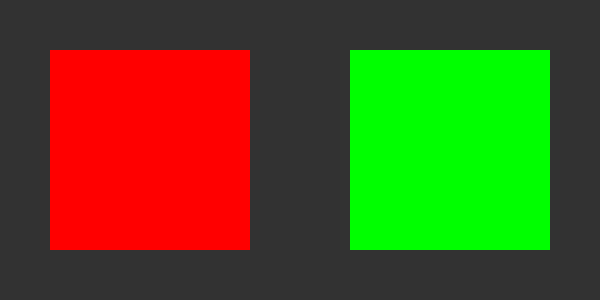
Frame 1 (no input)
Frame 60 (the mouse pressed at the canvas centre just before this capture): identical to frame 1, image omitted
Frame 120 (the mouse held since frame 60 and released just before this capture): identical to frame 1, image omitted

The Processing sketch that drew this single still picture (run headless with seeded random() and noise(); from frame 60 on, the mouse is pressed at the canvas centre):

// Processing sketch: canvases
// ── canvases.pde
/* Experimenting with creating multiple canvases within a single window.
   When a canvas is clicked, the other canvas(es) change color.
*/

ArrayList<Canvas> allCanvases = new ArrayList<Canvas>();

void setup() {
  size(600, 300);
  background(50);
  rectMode(CENTER);
  
  allCanvases.add(new Canvas(150, 150, 200, color(255, 0, 0)));
  allCanvases.add(new Canvas(450, 150, 200, color(0, 255, 0)));
  
}

void draw() {
  for (Canvas c: allCanvases) {
    c.display();
  }
}

void mousePressed() {
  /* When we click a Canvas, we change the color of the other Canvas! */
  for (Canvas c: allCanvases) {
    if (c.isClicked()) {
      c.changeColors();
    }
  }
}

void keyPressed() {
  /* When a key is pressed, we save the PGraphics images. */
  int x = 0;
  for (Canvas c: allCanvases) {
    c.saveCanvas(str(x));
    x++;
  }
}

class Canvas {
  /* A Canvas is a child window, independent of the rest. */
  
  float xCenter, yCenter;  // center coordinates of child window
  int sideLength;          // side length of child window
  color fillColor;         // fill color of child window
  
  // the graphical body of the Canvas:
  PGraphics body;
  
  Canvas(float x, float y, int s, color c) {
    
    xCenter = x;
    yCenter = y;
    sideLength = s;
    fillColor = c;
    
    body = createGraphics(sideLength, sideLength);
    
  }
  
  void display() {
    /* Draws the Canvas to the main window. */
    
    body.beginDraw();
      // Not doing anything interesting graphically yet:
      body.background(fillColor);
    body.endDraw();
    
    // Add the Canvas to the window; the math is for centering correctly,
    // as an image uses the upper left corner as the origin:
    image(body, xCenter - sideLength/2, yCenter - sideLength/2);
  }
  
  boolean isClicked() {
    /* Check if a Canvas was clicked; return true if so. */
    
    if (   abs(xCenter - mouseX) <= sideLength/2
        && abs(yCenter - mouseY) <= sideLength/2)
          return true;
          
    // ..otherwise:
    return false;
  }
  
  void changeColors() {
    /* Changes the color of all other Canvases. */
    
    for (Canvas c: allCanvases) {
      if (this != c) {
        c.fillColor = color(random(255), random(255), random(255));
        c.body.beginDraw();
          c.body.fill(0, 0, 255);
          c.body.ellipse(int(sideLength/2), int(sideLength/2), 40, 40);
        c.body.endDraw();
        c.display();
      }
    }
    
  }
  
  void saveCanvas(String name) {
    /* Saves the image (when a key is pressed). */
    this.body.save(name + ".png");
  }
  
}
